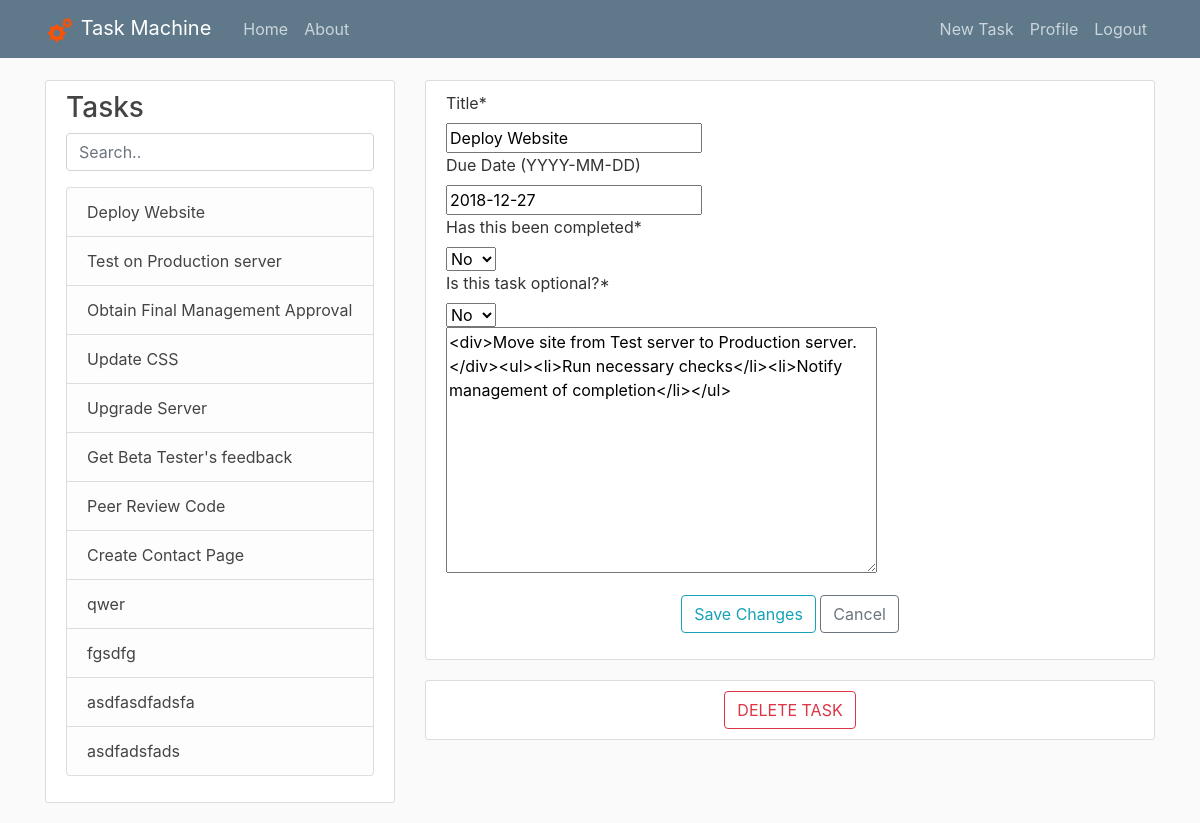
/post/42/update/ (signed in), run on the app's committed database.
### tasks/models.py (models this page shows, shortened)
class Post(models.Model):
    title = models.CharField(max_length=100)
    content = models.TextField(blank=True)
    date_posted = models.DateTimeField(auto_now_add=True)
    date_edited = models.DateTimeField(auto_now=True)
    author = models.ForeignKey(User, on_delete=models.CASCADE)
    children = models.ManyToManyField('self',symmetrical=False)
    due_date = models.DateField(blank=True,null=True)
    choices = (
        (True,'Yes'),
        (False,'No'),
    )
    complete = models.BooleanField(blank=False,choices=choices,default=False)
    optional = models.BooleanField(choices=choices,default=False)
    class Meta:
        unique_together = ('author', 'title')

### tasks/views.py (the view, shortened to what this page needs)
# urls.py: path('post/<int:pk>/update/', PostUpdateView.as_view(), name='post-update'),
class PostUpdateView(LoginRequiredMixin, UserPassesTestMixin, UpdateView):
    model = Post
    form_class = UpdatePostForm
    def get_form_kwargs(self, *args, **kwargs):
        kwargs = super(PostUpdateView, self).get_form_kwargs(*args, **kwargs)
        kwargs['user'] = self.request.user
        return kwargs
    def test_func(self):
        post = self.get_object()
        if self.request.user ==  post.author:
            return True
        return False
    def get_context_data(self, **kwargs):
        context = super(PostUpdateView, self).get_context_data(**kwargs)
        context['post_list'] = Post.objects.all().filter(author=self.request.user)
        context['post'] = Post.objects.get(pk=self.kwargs['pk'])
        context['sublist'] = context['post'].children.all()
        return context

### tasks/forms.py (shortened to what this page needs)
class UpdatePostForm(forms.ModelForm):
    class Meta:
        model = Post
        fields = ['title','due_date','complete','optional','content']
        labels ={'title': 'Title','due_date': 'Due Date (YYYY-MM-DD)','complete': 'Has this been completed','optional': 'Is this task optional?','content': ''}
    def __init__(self, *args, **kwargs):
        self.user = kwargs.pop('user')
        super(UpdatePostForm, self).__init__(*args,**kwargs)

### tasks/templates/tasks/post_form.html (shortened to what this page needs)
{% extends "tasks/leftbar.html" %}
{% load crispy_forms_tags %}
{% block header %}
<link href="http://cdnjs.cloudflare.com/ajax/libs/summernote/0.8.11/summernote-bs4.css" rel="stylesheet">
{% endblock header %}
{% block content %}
    <div class="col-md-8">
        <div class="content-section">
            <form method="POST" id="entryform">
                <fieldset class="form-group">
                {{ form|crispy }}
                </fieldset>
                <div class="form-group">
                    <div style="text-align: center">
                        <button class="btn btn-outline-info" type="submit" id='post'>Save Changes</button>
                        <a class="btn btn-outline-secondary" href="/?id={{ post.pk }}">Cancel</a>
                    </div>
                </div>
            </form>
        </div>
        {% if post.pk != 'new' %}
        <div class="media content-section">
                <div class="media-body">
                    <div style="text-align: center">
                        <a class="btn btn-outline-danger" href="{% url 'post-delete' post.id %}">DELETE TASK</a>
                    </div>
                </div>
            </div>
        </div>
        {% endif %}
    </div>
{% endblock content %}

### tasks/templates/tasks/leftbar.html
{% extends "tasks/base.html" %}
{% block leftBar %}
<div class="col-md-4 leftbar" >
    <div class="content-section">
        <h3>Tasks</h3>
        <p class='text-muted'>
            <input class="form-control" id="myInputLeftBar" type="text" placeholder="Search..">
            <div class="scroll">
                <ul class="list-group" id="leftBarList">
                {% for post in post_list %}
                    <li class="list-group-item list-group-item-light"><a class="article-title" href="/?id={{ post.id }}">{{ post.title }}</a></li>
                {% endfor %}
                </ul>
            </div>
        </p>
    </div>
</div>
{% endblock leftBar %}

### static/tasks/main.css (style rules this page uses)
body { background: #fafafa; color: #333333; margin-top: 5rem; }
h1, h2, h3, h4, h5, h6 { color: #444444; }
ul { margin: 0; }
.content-section { background: #ffffff; padding: 10px 20px; border: 1px solid #dddddd; border-radius: 3px; margin-bottom: 20px; }
.article-title { color: #444444; }

### data on the page
Post: title "Deploy Website", due_date "2018-12-27", complete "No", optional "No", content "<div>Move site from Test server to Production server.</div><ul><li>Run necessary checks</li><li>Notify management of completion</li></ul>"
Post: title "Test on Production server"
Post: title "Obtain Final Management Approval"
Post: title "Update CSS"
Post: title "Upgrade Server"
Post: title "Get Beta Tester's feedback"
Post: title "Peer Review Code"
Post: title "Create Contact Page"
Post: title "qwer"
Post: title "fgsdfg"
Post: title "asdfasdfadsfa"
Post: title "asdfadsfads"
